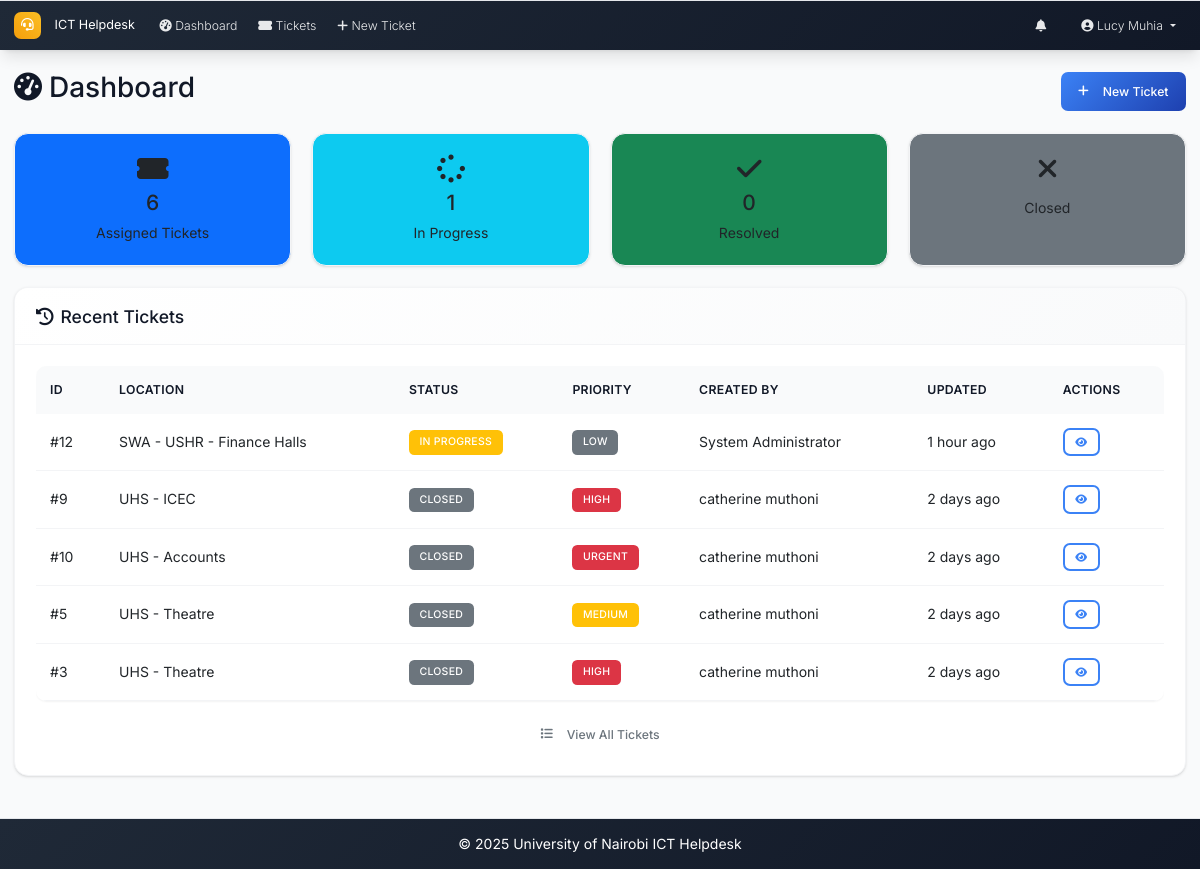
/dashboard (signed in), run on an earlier commit of the app's database.
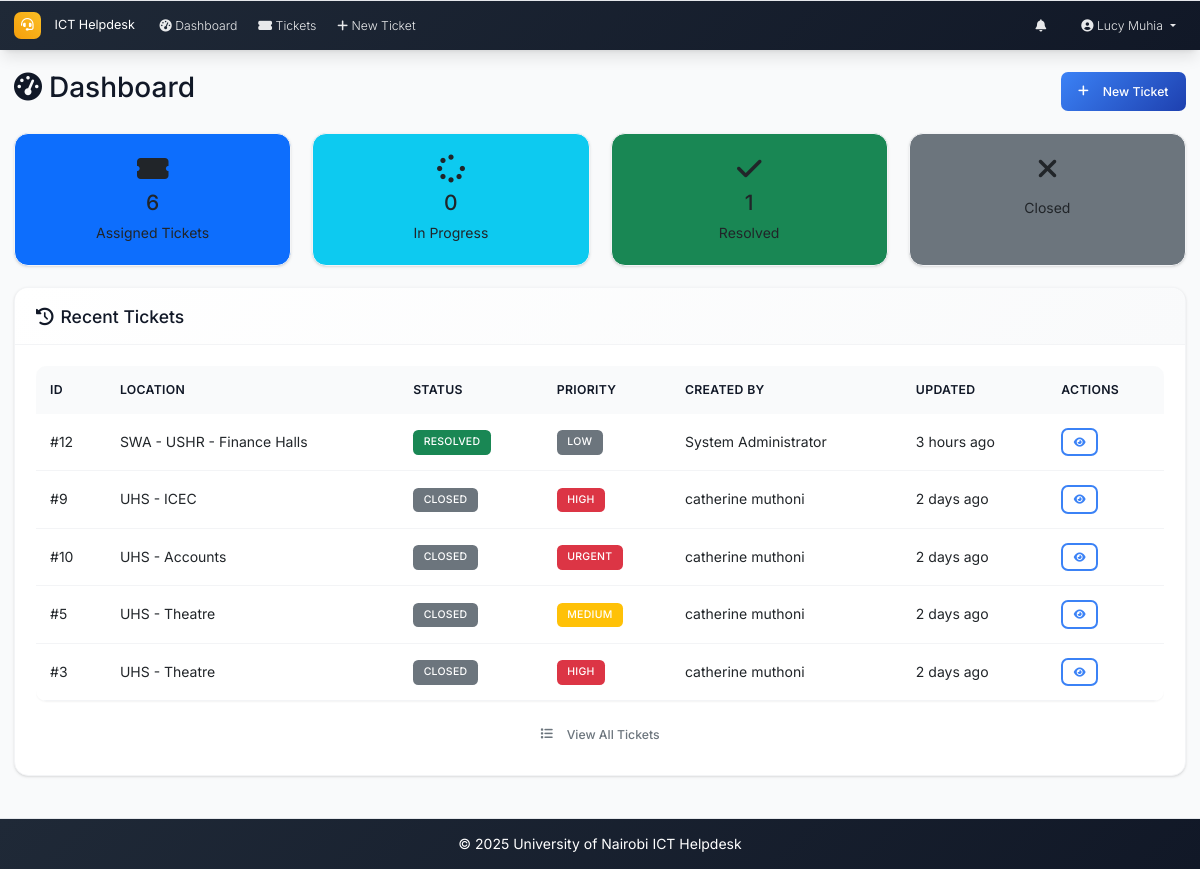
And on a later commit of the database.
### models.py (models this page shows, shortened)
class Ticket(db.Model):
    id = db.Column(db.Integer, primary_key=True)
    location = db.Column(db.String(200), nullable=False)
    description = db.Column(Text, nullable=False)
    status = db.Column(db.String(20), nullable=False, default='open')  # open, in_progress, resolved, closed
    priority = db.Column(db.String(20), nullable=False, default='medium')  # low, medium, high, urgent
    created_at = db.Column(db.DateTime, default=datetime.utcnow)
    updated_at = db.Column(db.DateTime, default=datetime.utcnow, onupdate=datetime.utcnow)
    closed_at = db.Column(db.DateTime)
    closed_by_id = db.Column(db.Integer, db.ForeignKey('user.id'), nullable=True)
    due_date = db.Column(db.DateTime, nullable=True)
    created_by_id = db.Column(db.Integer, db.ForeignKey('user.id'), nullable=True)
    category_id = db.Column(db.Integer, db.ForeignKey('category.id'))
    comments = db.relationship('Comment', backref='ticket', lazy='dynamic', cascade='all, delete-orphan')
    attachments = db.relationship('Attachment', backref='ticket', lazy='dynamic', cascade='all, delete-orphan')
    assignees = db.relationship('User', secondary=ticket_assignees, back_populates='assigned_tickets', lazy='selectin')
    closed_by = db.relationship('User', foreign_keys=[closed_by_id], backref='closed_tickets')

class User(UserMixin, db.Model):
    id = db.Column(db.Integer, primary_key=True)
    username = db.Column(db.String(64), unique=True, nullable=False)
    email = db.Column(db.String(120), unique=True, nullable=False)
    password_hash = db.Column(db.String(256), nullable=False)
    full_name = db.Column(db.String(100), nullable=False)
    role = db.Column(db.String(20), nullable=False, default='user')  # admin, intern, user
    created_at = db.Column(db.DateTime, default=datetime.utcnow)
    is_active = db.Column(db.Boolean, default=True)
    is_verified = db.Column(db.Boolean, default=False)
    verification_token = db.Column(db.String(128), nullable=True)
    tickets_created = db.relationship('Ticket', foreign_keys='Ticket.created_by_id', backref='creator', lazy='dynamic')
    assigned_tickets = db.relationship('Ticket', secondary='ticket_assignees', back_populates='assignees', lazy='selectin')
    comments = db.relationship('Comment', backref='author', lazy='dynamic')

### routes.py (the view)
@app.route('/dashboard')
@login_required
def dashboard():
    if current_user.role == 'admin':
        return redirect(url_for('admin_dashboard'))
    stats = get_dashboard_stats(current_user)
    recent_tickets = Ticket.query.join(Ticket.assignees).filter(User.id == current_user.id).order_by(desc(Ticket.updated_at)).limit(5).all()
    return render_template('dashboard.html', stats=stats, recent_tickets=recent_tickets)

### app.py (called while the page is built)
@login_manager.user_loader
def load_user(user_id):
    from models import User
    return User.query.get(int(user_id))

@app.context_processor
def inject_now():
    return {'now': datetime.utcnow}

### routes.py (called while the page is built)
@app.context_processor
def inject_datetime():
    return dict(datetime=datetime)

### utils.py (called while the page is built)
def get_priority_badge_class(priority):
    classes = {
        'low': 'bg-secondary',
        'medium': 'bg-warning',
        'high': 'bg-danger',
        'urgent': 'bg-danger'
    }
    return classes.get(priority, 'bg-secondary')

def get_status_badge_class(status):
    classes = {
        'open': 'bg-primary',
        'in_progress': 'bg-warning',
        'resolved': 'bg-success',
        'closed': 'bg-secondary'
    }
    return classes.get(status, 'bg-secondary')

### templates/dashboard.html (shortened to what the changed rows need)
{% extends "base.html" %}
{% block content %}
<div class="d-flex justify-content-between align-items-center mb-4">
    <h2><i class="fas fa-tachometer-alt me-2"></i>Dashboard</h2>
</div>
<div class="row mb-4">
    {% if current_user.role == 'intern' %}
        <div class="col-md-3">
            <a href="{{ url_for('tickets_list', status='assigned') }}" class="text-decoration-none">
                <div class="card bg-primary h-100">
                    <div class="card-body text-center">
                        <i class="fas fa-ticket-alt fa-2x mb-2"></i>
                        <h4>{{ stats.assigned_tickets }}</h4>
                        <p class="mb-0">Assigned Tickets</p>
                    </div>
                </div>
            </a>
        </div>
        <div class="col-md-3">
            <a href="{{ url_for('tickets_list', status='in_progress') }}" class="text-decoration-none">
                <div class="card bg-info h-100">
                    <div class="card-body text-center">
                        <i class="fas fa-spinner fa-2x mb-2"></i>
                        <h4>{{ stats.my_in_progress }}</h4>
                        <p class="mb-0">In Progress</p>
                    </div>
                </div>
            </a>
        </div>
        <div class="col-md-3">
            <a href="{{ url_for('tickets_list', status='resolved') }}" class="text-decoration-none">
                <div class="card bg-success h-100">
                    <div class="card-body text-center">
                        <i class="fas fa-check fa-2x mb-2"></i>
                        <h4>{{ stats.my_resolved }}</h4>
                        <p class="mb-0">Resolved</p>
                    </div>
                </div>
            </a>
        </div>
        <div class="col-md-3">
            <a href="{{ url_for('tickets_list', status='closed') }}" class="text-decoration-none">
                <div class="card bg-secondary h-100">
                    <div class="card-body text-center">
                        <i class="fas fa-times fa-2x mb-2"></i>
                        <p class="mb-0">Closed</p>
                    </div>
                </div>
            </a>
        </div>
    {% endif %}
</div>
<div class="card">
    <div class="card-body">
        {% if recent_tickets %}
            <div class="table-responsive">
                <table class="table table-hover">
                    <thead>
                        <tr>
                            <th>ID</th>
                            <th>Location</th>
                            <th>Status</th>
                            <th>Priority</th>
                            {% if current_user.role == 'intern' %}
                            <th>Created By</th>
                            {% else %}
                            <th>Assigned To</th>
                            {% endif %}
                            <th>Updated</th>
                            <th>Actions</th>
                        </tr>
                    </thead>
                    <tbody>
                        {% for ticket in recent_tickets %}
                        <tr>
                            <td>#{{ ticket.id }}</td>
                            <td>{{ ticket.location[:50] }}{% if ticket.location and ticket.location|length > 50 %}...{% endif %}</td>
                            <td>
                                <span class="badge {{ ticket.status|status_badge }}">
                                    {{ ticket.status.replace('_', ' ').title() }}
                                </span>
                            </td>
                            <td>
                                <span class="badge {{ ticket.priority|priority_badge }}">
                                    {{ ticket.priority.title() }}
                                </span>
                            </td>
                            {% if current_user.role == 'intern' %}
                            <td>{{ ticket.creator.full_name }}</td>
                            {% endif %}
                            <td>{{ ticket.updated_at|time_ago }}</td>
                            <td>
                                <a href="{{ url_for('ticket_detail', id=ticket.id) }}" class="btn btn-sm btn-outline-primary">
                                    <i class="fas fa-eye"></i>
                                </a>
                            </td>
                        </tr>
                        {% endfor %}
                    </tbody>
                </table>
            </div>
        {% endif %}
    </div>
</div>
{% endblock %}

What changed in the data, as far as the page shows it:
changed Ticket "SWA - USHR - Finance Halls": status "in_progress" → "resolved" (drawn); status.replace "IN PROGRESS" → "RESOLVED"; updated_at "1 hour ago" → "3 hours ago"
Also different on the page:
{{ stats.my_in_progress }}: "1" → "0"
{{ stats.my_resolved }}: "0" → "1"
